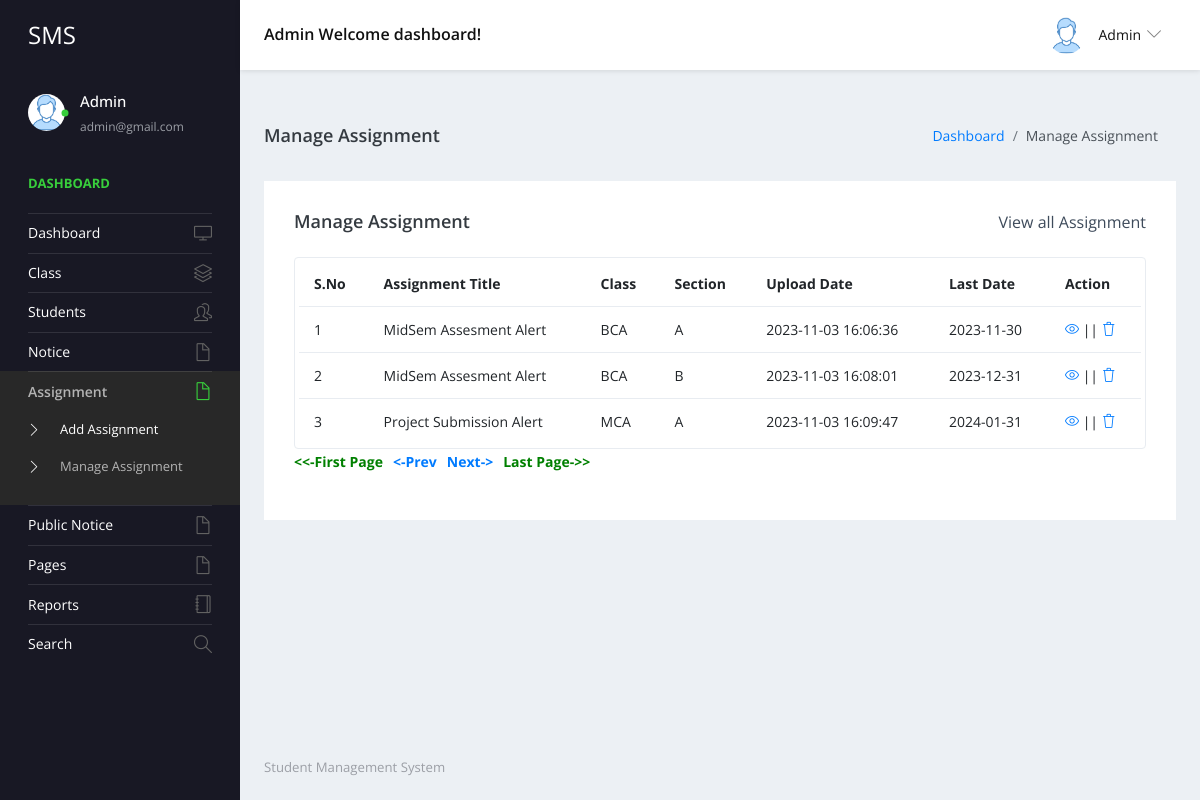
Screenshot of /admin/manage-assignment.php (signed in) with the database file from the repository.
### tables this page shows
CREATE TABLE `tblnotice` (
  `ID` int(5) NOT NULL,
  `NoticeTitle` mediumtext DEFAULT NULL,
  `ClassId` int(10) DEFAULT NULL,
  `NoticeMsg` mediumtext DEFAULT NULL,
  `N0A1` int(2) DEFAULT NULL,
  `CreationDate` timestamp NULL DEFAULT current_timestamp(),
  `Lastdate` date DEFAULT NULL,
  `File` varchar(200) DEFAULT NULL
);

CREATE TABLE `tblclass` (
  `ID` int(5) NOT NULL,
  `ClassName` varchar(50) DEFAULT NULL,
  `Section` varchar(20) DEFAULT NULL,
  `CreationDate` timestamp NULL DEFAULT current_timestamp()
);

### admin/manage-assignment.php (the view, shortened to what this page needs)
<?php
include('includes/dbconnection.php');
include('includes/sweetalert.php');
if (strlen($_SESSION['sturecmsaid']==0)) {
  header('location:logout.php');
  } else{
  ?>
<!DOCTYPE html>
<html lang="en">
  <head>
    <link rel="stylesheet" href="vendors/simple-line-icons/css/simple-line-icons.css">
    <link rel="stylesheet" href="vendors/flag-icon-css/css/flag-icon.min.css">
    <link rel="stylesheet" href="vendors/css/vendor.bundle.base.css">
    <link rel="stylesheet" href="./vendors/daterangepicker/daterangepicker.css">
    <link rel="stylesheet" href="./vendors/chartist/chartist.min.css">
    <link rel="stylesheet" href="./css/style.css">
  </head>
  <body>
    <div class="container-scroller">
     <?php include_once('includes/header.php');?>
      <div class="container-fluid page-body-wrapper">
        <?php include_once('includes/sidebar.php');?>
        <div class="main-panel">
          <div class="content-wrapper">
             <div class="page-header">
              <h3 class="page-title"> Manage Assignment </h3>
              <nav aria-label="breadcrumb">
                <ol class="breadcrumb">
                  <li class="breadcrumb-item"><a href="dashboard.php">Dashboard</a></li>
                  <li class="breadcrumb-item active" aria-current="page"> Manage Assignment</li>
                </ol>
              </nav>
            </div>
            <div class="row">
              <div class="col-md-12 grid-margin stretch-card">
                <div class="card">
                  <div class="card-body">
                    <div class="d-sm-flex align-items-center mb-4">
                      <h4 class="card-title mb-sm-0">Manage Assignment</h4>
                      <a href="#" class="text-dark ml-auto mb-3 mb-sm-0"> View all Assignment</a>
                    </div>
                    <div class="table-responsive border rounded p-1">
                      <table class="table">
                        <thead>
                          <tr>
                            <th class="font-weight-bold">S.No</th>
                            <th class="font-weight-bold">Assignment Title</th>
                            <th class="font-weight-bold">Class</th>
                            <th class="font-weight-bold">Section</th>
                            <th class="font-weight-bold">Upload Date</th>
                            <th class="font-weight-bold">Last Date</th>
                            <th class="font-weight-bold">Action</th>
                          </tr>
                        </thead>
                        <tbody>
                           <?php
                           if (isset($_GET['pageno'])) {
            $pageno = $_GET['pageno'];
        } else {
            $pageno = 1;
        }
        $no_of_records_per_page =15;
        $offset = ($pageno-1) * $no_of_records_per_page;
       $ret = "SELECT ID FROM tblnotice";
$query1 = $dbh -> prepare($ret);
$query1->execute();
$total_rows=$query1->rowCount();
$total_pages = ceil($total_rows / $no_of_records_per_page);
$sql="SELECT tblclass.ID,tblclass.ClassName,tblclass.Section,tblnotice.NoticeTitle,tblnotice.CreationDate,tblnotice.ClassId,tblnotice.Lastdate,tblnotice.ID as nid from tblnotice join tblclass on tblclass.ID=tblnotice.ClassId WHERE tblnotice.N0A1=1 LIMIT $offset, $no_of_records_per_page";
$query = $dbh -> prepare($sql);
$query->execute();
$results=$query->fetchAll(PDO::FETCH_OBJ);
$cnt=1;
if($query->rowCount() > 0)
{
foreach($results as $row)
{               ?>
                          <tr>
                            <td><?php echo htmlentities($cnt);?></td>
                            <td><?php  echo htmlentities($row->NoticeTitle);?></td>
                            <td><?php  echo htmlentities($row->ClassName);?></td>
                            <td><?php  echo htmlentities($row->Section);?></td>
                            <td><?php  echo htmlentities($row->CreationDate);?></td>
                            <td><?php  echo htmlentities($row->Lastdate);?></td>
                            <td>
                              <div><a href="edit-assignment-detail.php?editid=<?php echo htmlentities ($row->nid);?>"><i class="icon-eye"></i></a>
                                                || <a href="manage-assignment.php?delid=<?php echo ($row->nid);?>" class="btn_del"> <i class="icon-trash"></i></a></div>
                            </td>
                          </tr><?php $cnt=$cnt+1;}} ?>
                        </tbody>
                      </table>
                    </div>
                    <div align="left">
    <ul class="pagination" >
        <li><a href="?pageno=1" style="color:green;"><strong><<-First Page</strong></a></li>
        <li class="<?php if($pageno <= 1){ echo 'disabled'; } ?>">
            <a href="<?php if($pageno <= 1){ echo '#'; } else { echo "?pageno=".($pageno - 1); } ?>"><strong style="padding-left: 10px"> <-Prev</strong></a>
        </li>
        <li class="<?php if($pageno >= $total_pages){ echo 'disabled'; } ?>">
            <a href="<?php if($pageno >= $total_pages){ echo '#'; } else { echo "?pageno=".($pageno + 1); } ?>"><strong style="padding-left: 10px">Next-></strong></a>
        </li>
        <li><a href="?pageno=<?php echo $total_pages; ?>" style="color:green;"><strong style="padding-left: 10px">Last Page->></strong></a></li>
    </ul>
</div>
                  </div>
                </div>
              </div>
            </div>
          </div>
         <?php include_once('includes/footer.php');?>
        </div>
      </div>
    </div>
  </body>
</html><?php }  ?>

### admin/includes/sweetalert.php (shortened to what this page needs)
<!DOCTYPE html>
<html lang="en">
<head>
</head>
</html>

### admin/includes/header.php (shortened to what this page needs)
<nav class="navbar default-layout-navbar col-lg-12 col-12 p-0 fixed-top d-flex flex-row">
        <div class="navbar-brand-wrapper d-flex align-items-center">
          <a class="navbar-brand brand-logo" href="dashboard.php">
            <strong style="color: white;">SMS</strong>
          </a>
        </div><?php
         $aid= $_SESSION['sturecmsaid'];
$sql="SELECT * from tbladmin where ID=:aid";
$query = $dbh -> prepare($sql);
$query->bindParam(':aid',$aid,PDO::PARAM_STR);
$query->execute();
$results=$query->fetchAll(PDO::FETCH_OBJ);
$cnt=1;
if($query->rowCount() > 0)
{
foreach($results as $row)
{               ?>
        <div class="navbar-menu-wrapper d-flex align-items-center flex-grow-1">
          <h5 class="mb-0 font-weight-medium d-none d-lg-flex"><?php  echo htmlentities($row->AdminName);?> Welcome dashboard!</h5>
          <ul class="navbar-nav navbar-nav-right ml-auto">
            <li class="nav-item dropdown d-none d-xl-inline-flex user-dropdown">
              <a class="nav-link dropdown-toggle" id="UserDropdown" href="#" data-toggle="dropdown" aria-expanded="false">
                <img class="img-xs rounded-circle ml-2" src="images/faces/face8.jpg" alt="Profile image"> <span class="font-weight-normal"> <?php  echo htmlentities($row->AdminName);?> </span></a>
                <?php $cnt=$cnt+1;}} ?>
            </li>
          </ul>
        </div>
      </nav>

### admin/includes/sidebar.php (shortened to what this page needs)
<nav class="sidebar sidebar-offcanvas" id="sidebar">
          <ul class="nav">
            <li class="nav-item nav-profile">
              <a href="#" class="nav-link">
                <div class="profile-image">
                  <img class="img-xs rounded-circle" src="images/faces/face8.jpg" alt="profile image">
                  <div class="dot-indicator bg-success"></div>
                </div>
                <div class="text-wrapper">
                  <?php
         $aid= $_SESSION['sturecmsaid'];
$sql="SELECT * from tbladmin where ID=:aid";
$query = $dbh -> prepare($sql);
$query->bindParam(':aid',$aid,PDO::PARAM_STR);
$query->execute();
$results=$query->fetchAll(PDO::FETCH_OBJ);
$cnt=1;
if($query->rowCount() > 0)
{
foreach($results as $row)
{               ?>
                  <p class="profile-name"><?php  echo htmlentities($row->AdminName);?></p>
                  <p class="designation"><?php  echo htmlentities($row->Email);?></p><?php $cnt=$cnt+1;}} ?>
                </div>
              </a>
            </li>
            <li class="nav-item nav-category">
              <span class="nav-link">Dashboard</span>
            </li>
            <li class="nav-item">
              <a class="nav-link" href="dashboard.php">
                <span class="menu-title">Dashboard</span>
                <i class="icon-screen-desktop menu-icon"></i>
              </a>
            </li>
            <li class="nav-item">
              <a class="nav-link" data-toggle="collapse" href="#ui-basic" aria-expanded="false" aria-controls="ui-basic">
                <span class="menu-title">Class</span>
                <i class="icon-layers menu-icon"></i>
              </a>
            </li>
            <li class="nav-item">
              <a class="nav-link" data-toggle="collapse" href="#ui-basic1" aria-expanded="false" aria-controls="ui-basic1">
                <span class="menu-title">Students</span>
                <i class="icon-people menu-icon"></i>
              </a>
            </li>
            <li class="nav-item">
              <a class="nav-link" data-toggle="collapse" href="#auth" aria-expanded="false" aria-controls="auth">
                <span class="menu-title">Notice</span>
                <i class="icon-doc menu-icon"></i>
              </a>
            </li>
            <li class="nav-item">
              <a class="nav-link" data-toggle="collapse" href="#autha" aria-expanded="false" aria-controls="auth">
                <span class="menu-title">Assignment</span>
                <i class="icon-doc menu-icon"></i>
              </a>
              <div class="collapse" id="autha">
                <ul class="nav flex-column sub-menu">
                  <li class="nav-item"> <a class="nav-link" href="add-assignment.php"> Add Assignment </a></li>
                  <li class="nav-item"> <a class="nav-link" href="manage-assignment.php"> Manage Assignment </a></li>
                </ul>
              </div>
            </li>
            <li class="nav-item">
              <a class="nav-link" data-toggle="collapse" href="#auth1" aria-expanded="false" aria-controls="auth">
                <span class="menu-title">Public Notice</span>
                <i class="icon-doc menu-icon"></i>
              </a>
              <li class="nav-item">
              <a class="nav-link" data-toggle="collapse" href="#auth2" aria-expanded="false" aria-controls="auth">
                <span class="menu-title">Pages</span>
                <i class="icon-doc menu-icon"></i>
              </a>
            </li>
              <li class="nav-item">
              <a class="nav-link" href="between-dates-reports.php">
                <span class="menu-title">Reports</span>
                <i class="icon-notebook menu-icon"></i>
              </a>
            </li>
            <li class="nav-item">
              <a class="nav-link" href="search.php">
                <span class="menu-title">Search</span>
                <i class="icon-magnifier menu-icon"></i>
              </a>
            </li>
            </li>
          </ul>
        </nav>

### admin/includes/footer.php
<footer class="footer">
            <div class="d-sm-flex justify-content-center justify-content-sm-between">
              <span class="text-muted d-block text-center text-sm-left d-sm-inline-block" style="color: blue;">Student  Management System</span>
            </div>
          </footer>

### rows the page displays
tblnotice: NoticeTitle "MidSem Assesment Alert", ClassId.ClassName "BCA", ClassId.Section "A", CreationDate "2023-11-03 16:06:36", Lastdate "2023-11-30"
tblnotice: NoticeTitle "MidSem Assesment Alert", ClassId.ClassName "BCA", ClassId.Section "B", CreationDate "2023-11-03 16:08:01", Lastdate "2023-12-31"
tblnotice: NoticeTitle "Project Submission Alert", ClassId.ClassName "MCA", ClassId.Section "A", CreationDate "2023-11-03 16:09:47", Lastdate "2024-01-31"

### other values shown
$row->AdminName "Admin"
$row->Email "admin@gmail.com"
